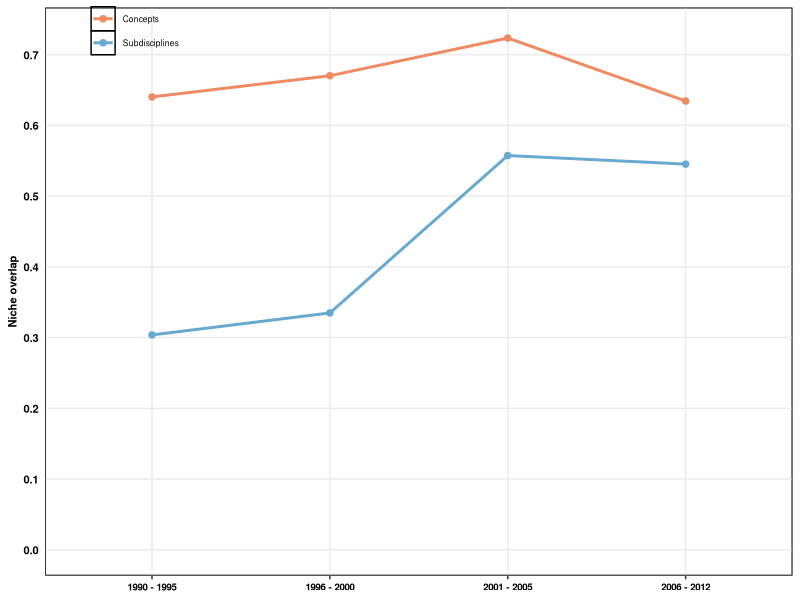

Reproduce this figure in R.
#####################################
# Figures for niche overlap         #
#####################################

require(ggplot2)
require(dplyr)
require(reshape2)

##########
# Data   #
##########

nett<-read.csv("Cleaned_Data/RAtopic_bipartite_indices.csv",header=T)

nett$TimeWindow<-as.character(nett$TimeWindow)
nett$TimeWindow<-ifelse(nett$TimeWindow=="1990_1995","1990 - 1995",nett$TimeWindow)
nett$TimeWindow<-ifelse(nett$TimeWindow=="1996_2000","1996 - 2000",nett$TimeWindow)
nett$TimeWindow<-ifelse(nett$TimeWindow=="2001_2005","2001 - 2005",nett$TimeWindow)
nett$TimeWindow<-ifelse(nett$TimeWindow=="2006_2012","2006 - 2012",nett$TimeWindow)
nett$TimeWindow<-as.factor(nett$TimeWindow)

nett$TimeWindow <- factor(nett$TimeWindow, levels = c("1990 - 1995","1996 - 2000","2001 - 2005","2006 - 2012"))
nett$Index <- factor(nett$Index, levels = c("niche.overlap.LL","niche.overlap.HL"))

# make figure

ee<-ggplot(data=nett,aes(x=TimeWindow,y=obs,group=Index, colour=Index))+
  
  geom_line(size=1)+
  geom_point(shape=20,size=3)+
  scale_colour_manual(name="",labels=c("niche.overlap.HL"="Subdisciplines","niche.overlap.LL"= "Concepts"),
                      values = c("niche.overlap.HL"="#67a9cf","niche.overlap.LL" = "#ef8a62"))+
  labs(x = "", y = "Niche overlap")+scale_y_continuous(limits=c(0,0.73), breaks=c(0,0.1,0.2,0.3,0.4,0.5,0.6,0.7))


Niche<-ee+ theme_bw()+theme(axis.title.x=element_blank(),
                            axis.title.y=element_text(colour="black",face=c("bold"),size=8),
                            axis.text.y=element_text(colour="black",face="bold",size=8),
                            axis.text.x=element_text(colour="black",face="bold",size=7),
                            axis.ticks.y=element_line(colour="transparent"),
                            legend.background=element_rect(fill="transparent"),
                            legend.key=element_rect(fill="transparent"),
                            legend.position=c(0.12,0.98),legend.direction="vertical",
                            legend.text=element_text(size=6),
                            panel.background =element_rect(fill="transparent",colour="black"),panel.grid.minor=element_blank())

png(filename="Figures/Integr_NicheOverlap.png", 
    type="cairo",
    units="in", 
    width=4, 
    height=4,  
    pointsize=2, 
    res=1000)

Niche

dev.off()
